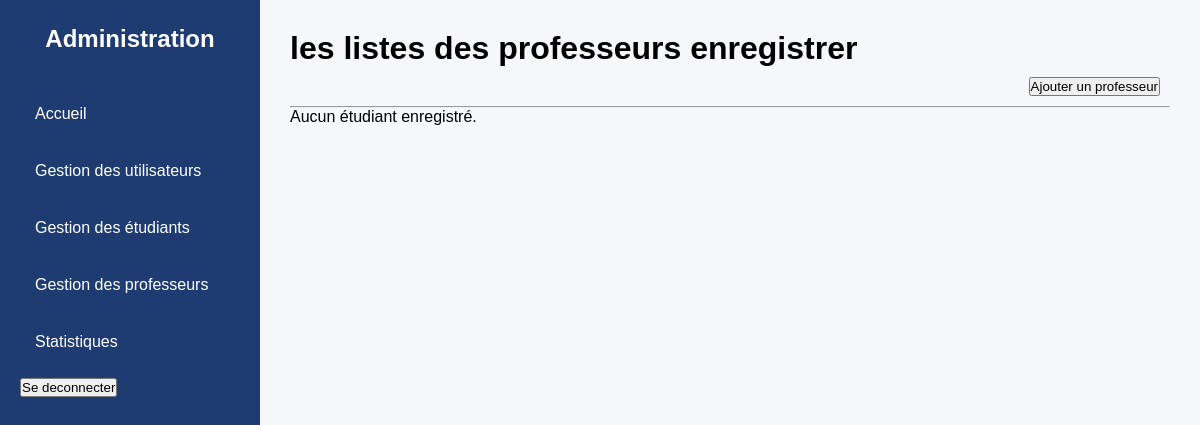
/liste_prof (signed in), run on an earlier commit of the app's database.
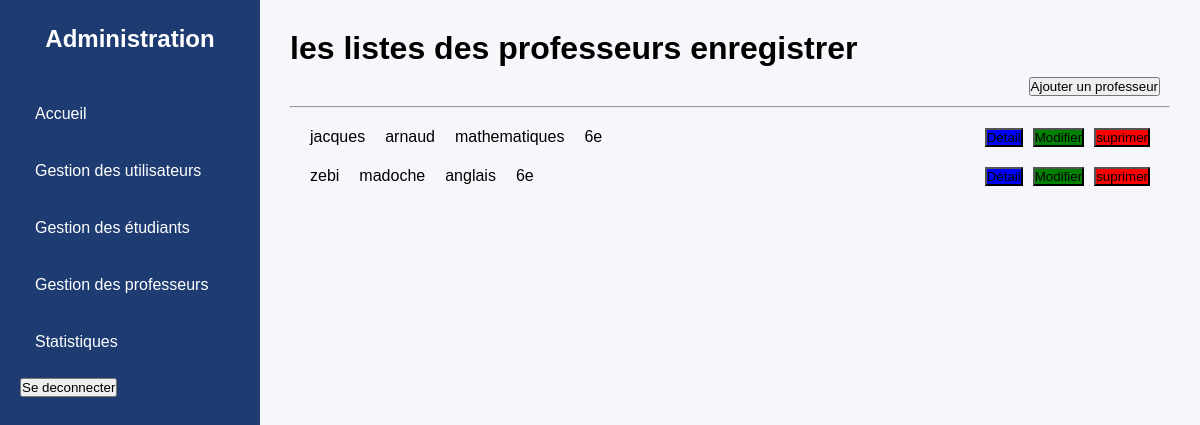
And on a later commit of the database.
### scolarite/models.py (models this page shows, shortened)
class Professeur(models.Model):
    nom       = models.CharField(max_length=100)
    prenom    = models.CharField(max_length=100)
    age       = models.IntegerField(default=0)
    matiere   = models.ForeignKey(Matiere, on_delete=models.SET_NULL, null=True)
    classe    = models.ForeignKey(Classe,  on_delete=models.SET_NULL, null=True)
    id_user   = models.OneToOneField(Utilisateur, on_delete=models.CASCADE,
                                     related_name='professeur', null=True)

class Matiere(models.Model):
    nom_matiere = models.CharField(max_length=100, unique=True)
    def __str__(self):
        return self.nom_matiere

class Classe(models.Model):
    nom_classe = models.CharField(max_length=10, unique=True)
    def __str__(self):
        return self.nom_classe

### scolarite/views.py (the view)
# urls.py: path('liste_prof',list_professeur,name='liste_prof'),
@role_requis('admin')
def list_professeur(request):
    professeurs = Professeur.objects.all()
    context = {
        "professeurs": professeurs
    }
    return render(request, "scolarite/admin/liste_prof_registe.html", context)

### scolarite/views.py (called while the page is built)
def role_requis(role):
    def decorateur(vue):
        @wraps(vue)
        @login_required
        def wrapper(request, *args, **kwargs):
            if getattr(request.user, "role", None) != role:
                raise PermissionDenied("Vous n'avez pas l'autorisation d'accéder à cette page.")
            return vue(request, *args, **kwargs)
        return wrapper
    return decorateur

### scolarite/templates/scolarite/admin/liste_prof_registe.html (shortened to what this page needs)
{% extends "scolarite/admin/base.html" %}
{% block content %}
<h1>les listes des professeurs enregistrer</h1>
<form style="margin: 10px;display: flex; justify-content:right;" action="{% url 'ajouter_professeur' %}" method="get">
    <button  type="submit">Ajouter un professeur</button>
</form>
<hr>
{% for professeur in professeurs %}
<div style="display: flex; justify-content: space-between; margin: 20px;">
    <div style="display: flex; justify-content:center;gap: 20px;">
       <p>{{ professeur.nom }}</p>
       <p>{{ professeur.prenom }}</p>
       <p>{{ professeur.matiere }}</p>
       <p>{{ professeur.classe }}</p>
    </div>
    <div style="display: flex; gap: 10px;">
        <form action="{% url 'detail_professeur' professeur.id %}" method="get">
            <button style="background-color: blue ;" type="submit">Détail</button>
        </form>
        <form action="{% url 'modifier_professeur' professeur.id %}" method="get">
            <button style="background-color: green" type="submit">Modifier</button>
        </form>
        <form action="{% url 'suprimer_professeur' professeur.id %}" method="get">
            <button style="background-color: red;" type="submit">suprimer</button>
        </form>
    </div>
</div>
{% empty %}
<p>Aucun étudiant enregistré.</p>
{% endfor %}
{% endblock %}

What changed in the data, as far as the page shows it:
added Professeur: nom "jacques", prenom "arnaud", matiere "mathematiques", classe "6e"
added Professeur: nom "zebi", prenom "madoche", matiere "anglais", classe "6e"
Also different on the page:
text no longer shown: "Aucun étudiant enregistré."
